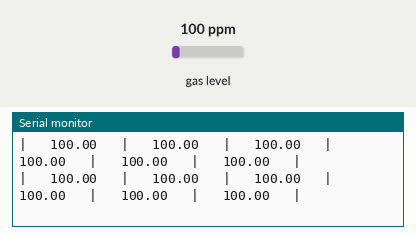
Recording of a sketch running on a simulated Arduino Uno, built with avr-gcc and run on an emulated ATmega328P. Shown: the last lines printed to the serial monitor. The test bench sets the inputs (shaded band); at power-on: gas level 100 ppm.

Above: at 1.2 s.
1.3 s: gas level set to 20 ppm
At 2.1 s:
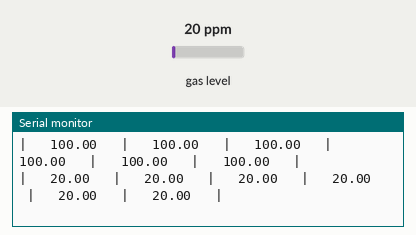
2.8 s: gas level set to 250 ppm
At 2.8 s:
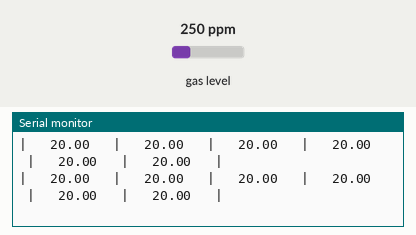
Timing chart, 0 to 5.8 s (numbered marks = the images above; inputs shaded):
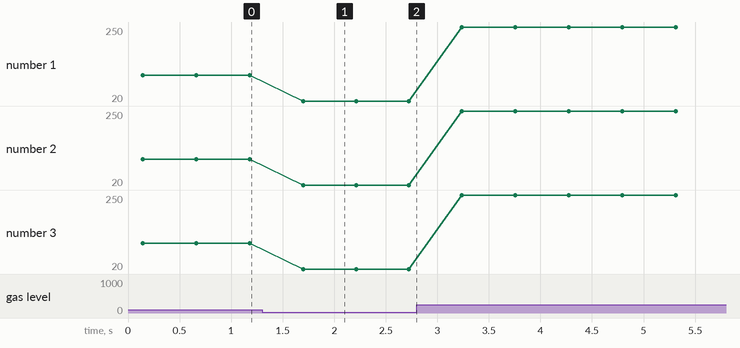

Measured:
- after the input at 1.3 s, the serial monitor: prints a new line after 0.40 s (image 1)
- plotted number 1: 100 → 20 after the input at 1.3 s, 20 → 250 after the input at 2.8 s
- plotted number 2: 100 → 20 after the input at 1.3 s, 20 → 250 after the input at 2.8 s
- plotted number 3: 100 → 20 after the input at 1.3 s, 20 → 250 after the input at 2.8 s

The sketch:

MQ-135-ALL.ino
```cpp
//Include the library
#include <MQUnifiedsensor.h>

//Definitions
#define placa "Arduino UNO"
#define Voltage_Resolution 5
#define pin A0 //Analog input 0 of your arduino
#define type "MQ-135" //MQ135
#define ADC_Bit_Resolution 10 // For arduino UNO/MEGA/NANO
#define RatioMQ135CleanAir 3.6//RS / R0 = 3.6 ppm
//#define calibration_button 13 //Pin to calibrate your sensor

//Declare Sensor
MQUnifiedsensor MQ135(placa, Voltage_Resolution, ADC_Bit_Resolution, pin, type);

void setup() {
  //Init the serial port communication - to debug the library
  Serial.begin(9600); //Init serial port

  //Set math model to calculate the PPM concentration and the value of constants
  MQ135.setRegressionMethod(1); //_PPM =  a*ratio^b


  Serial.print("Calibrating please wait.");
  float calcR0 = 0;
  for(int i = 1; i<=10; i ++)
  {
    MQ135.update(); // Update data, the arduino will be read the voltage on the analog pin
    calcR0 += MQ135.calibrate(RatioMQ135CleanAir);
    Serial.print(".");
  }
  MQ135.setR0(calcR0/10);
  Serial.println("  done!.");

  if(isinf(calcR0)) {Serial.println("Warning: Conection issue founded, R0 is infite (Open circuit detected) please check your wiring and supply"); while(1);}
  if(calcR0 == 0){Serial.println("Warning: Conection issue founded, R0 is zero (Analog pin with short circuit to ground) please check your wiring and supply"); while(1);}

  MQ135.init();
  /*****************************  MQ Init ********************************************/
  //Input: setup flag, if this function are on setup will print the headers (Optional - Default value: False)
  //Output: print on serial port the information about sensor and sensor readings
  //Remarks: Configure the pin of arduino as input.

  Serial.println("** Lectures from MQ-135 ****");
  Serial.println("|    CO   |  Alcohol |   CO2  |  Tolueno  |  NH4  |  Acteona  |");
}

void loop() {
  MQ135.update(); // Update data, the arduino will be read the voltage on the analog pin

  MQ135.setA(605.18); MQ135.setB(-3.937); // Configurate the ecuation values to get CO concentration
  float CO = MQ135.readSensor(); // Sensor will read PPM concentration using the model and a and b values setted before or in the setup

  MQ135.setA(77.255); MQ135.setB(-3.18); // Configurate the ecuation values to get Alcohol concentration
  float Alcohol = MQ135.readSensor(); // Sensor will read PPM concentration using the model and a and b values setted before or in the setup

  MQ135.setA(110.47); MQ135.setB(-2.862); // Configurate the ecuation values to get CO2 concentration
  float CO2 = MQ135.readSensor(); // Sensor will read PPM concentration using the model and a and b values setted before or in the setup

  MQ135.setA(44.947); MQ135.setB(-3.445); // Configurate the ecuation values to get Tolueno concentration
  float Tolueno = MQ135.readSensor(); // Sensor will read PPM concentration using the model and a and b values setted before or in the setup

  MQ135.setA(102.2 ); MQ135.setB(-2.473); // Configurate the ecuation values to get NH4 concentration
  float NH4 = MQ135.readSensor(); // Sensor will read PPM concentration using the model and a and b values setted before or in the setup

  MQ135.setA(34.668); MQ135.setB(-3.369); // Configurate the ecuation values to get Acetona concentration
  float Acetona = MQ135.readSensor(); // Sensor will read PPM concentration using the model and a and b values setted before or in the setup

  Serial.print("|   "); Serial.print(CO);
  Serial.print("   |   "); Serial.print(Alcohol);
  Serial.print("   |   "); Serial.print(CO2);
  Serial.print("   |   "); Serial.print(Tolueno);
  Serial.print("   |   "); Serial.print(NH4);
  Serial.print("   |   "); Serial.print(Acetona);
  Serial.println("   |");
  /*
    Exponential regression:
  GAS      | a      | b
  CO       | 605.18 | -3.937
  Alcohol  | 77.255 | -3.18
  CO2      | 110.47 | -2.862
  Tolueno  | 44.947 | -3.445
  NH4      | 102.2  | -2.473
  Acetona  | 34.668 | -3.369
  */

  delay(500); //Sampling frequency
}
```
